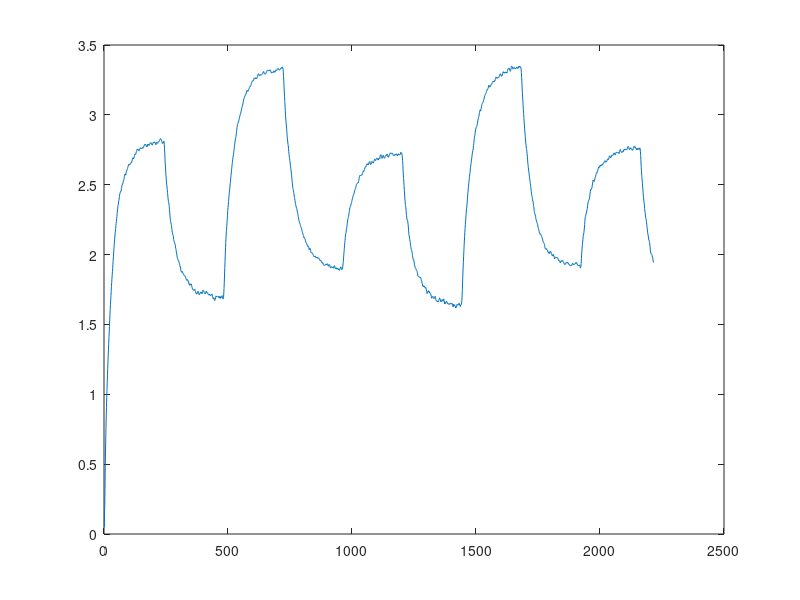
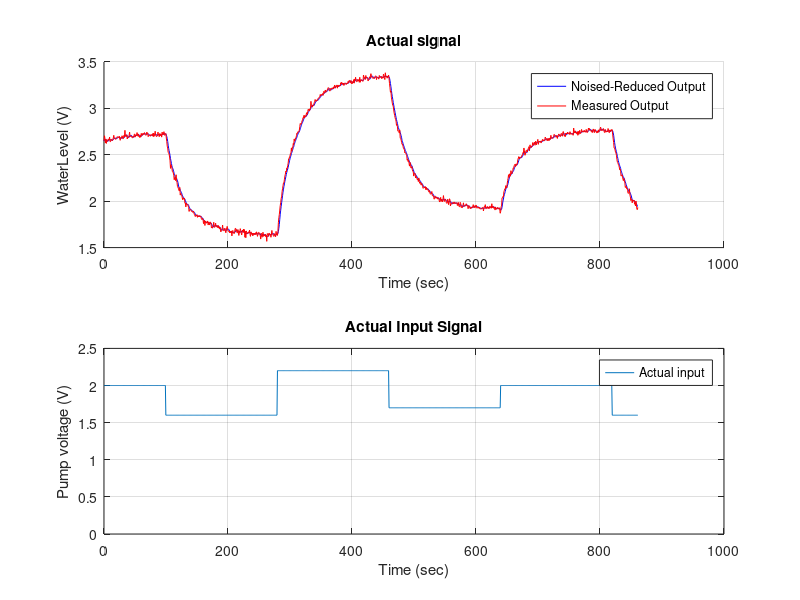
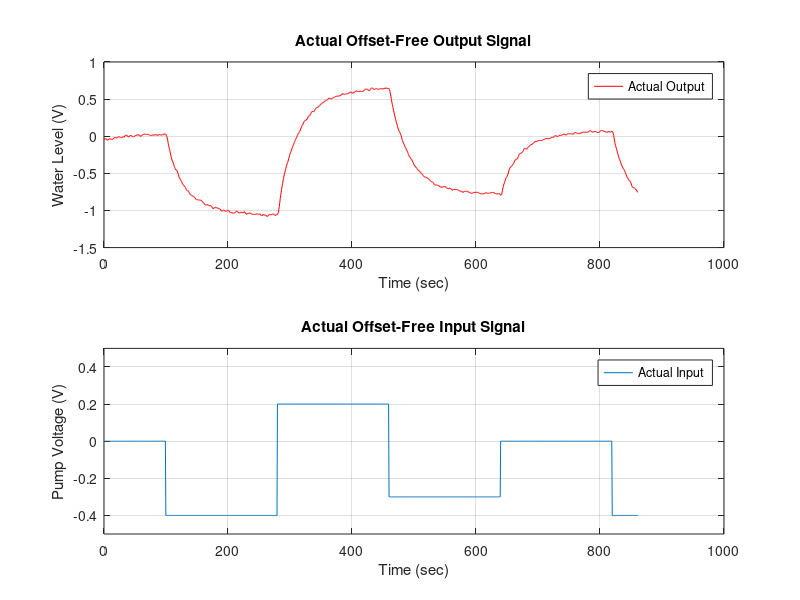
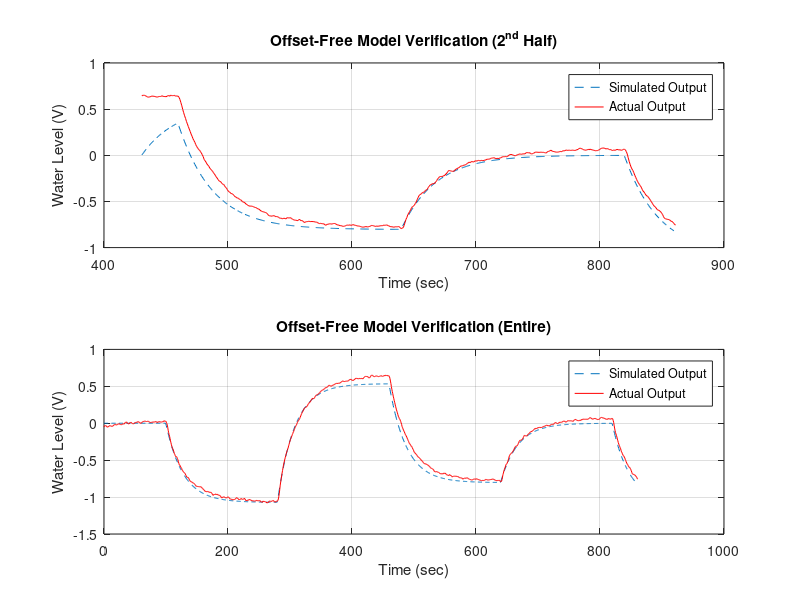

MATLAB code to generate these figures, in order:
%% ELEC4632 lab 2 
clear
close all
clc
load SysIdenData_8.mat
t = LogData.time;
y_act = LogData.signals(1).values(:,2);
y_actm = LogData.signals(1).values(:,1);
u_act = LogData.signals(2).values;
figure()
plot(y_act)
% truncate the first period, keep data afer 800.25 seconds
index = find(t==800.25);
y_act = y_act(index:end);
y_actm = y_actm(index:end);
u_act = u_act(index:end);
t = t(1:length(u_act));
Ts = (t(end)-t(1))/(length(t)-1); % find sampling time
%Ts = t(2)-t(1);
fprintf('sampling time according to calculation is %d\n',Ts);
figure()
subplot(2,1,1)
hold on
plot(t,y_act,'b');

xlabel('Time (sec)');
ylabel('WaterLevel (V)');
title('Actual signal');
grid on
plot(t,y_actm,'r');
legend('Noised-Reduced Output','Measured Output');
hold off
subplot(2,1,2)
plot(t,u_act);
xlabel('Time (sec)');
ylabel('Pump voltage (V)');
title('Actual Input Signal');
legend('Actual input');
ylim([0 2.5]);
grid on

% remove input offset
u_offset = u_act(1);
u = u_act - u_offset;
figure()
subplot(2,1,2)
plot(t,u)
xlabel('Time (sec)');
ylabel('Pump Voltage (V)');
title('Actual Offset-Free Input Signal');
ylim([-0.5 0.5])
legend('Actual Input');
grid on
% remove output offset
count = 0;
i = 1;
while(u_act(i+1) == u_act(i))
    i=i+1;
    count = count + 1;
end
y_offset = mean(y_act(1:count));
y = y_act - y_offset;
subplot(2,1,1);
plot(t,y,'r')
grid on
xlabel('Time (sec)');
ylabel('Water Level (V)');
title('Actual Offset-Free Output Signal');
legend('Actual Output');

N = round(length(y)/2);
% start from k = 10, k should be greater than 2 
k = 10;
phi = zeros(length(k:N),4);

for i = k:N
    phi(i-k+1,1) = y(i-1);
    phi(i-k+1,2) = y(i-2);
    phi(i-k+1,3) = u(i-1);
    phi(i-k+1,4) = u(i-2);
end

theta_hat = inv(phi'*phi)*phi'*y(k:N);
a1 = -theta_hat(1);
a2 = -theta_hat(2);
b1 = theta_hat(3);
b2 = theta_hat(4);

%[a1,a2,b1,b2] = second_order_regression(k,y,u);
H = tf([b1 b2],[1 a1 a2],Ts);
fprintf('Info about second order state space model is below:\n');
sys = ss(H)

figure()
%simulate second half
subplot(2,1,1)
b = [b1 b2];
a = [1 a1 a2];
y_simulate_2nd_Half = filter(b,a,u(N:end));
plot(t(N:end),y_simulate_2nd_Half,'--');
hold on
plot(t(N:end),y(N:end),'r');
grid on
xlabel('Time (sec)');
ylabel('Water Level (V)');
legend('Simulated Output','Actual Output');
title('Offset-Free Model Verification (2^{nd} Half)');
hold off
% simulate entire
subplot(2,1,2)
y_simulate_entire_2nd_order = filter(b,a,u);
plot(t,y_simulate_entire_2nd_order,'--');
hold on
plot(t,y,'r')
grid on
xlabel('Time (sec)');
ylabel('Water Level (V)');
legend('Simulated Output','Actual Output');
title('Offset-Free Model Verification (Entire)');

immse(y,y_simulate_entire_2nd_order)

close all


